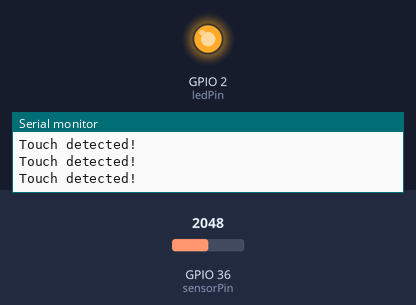
A program run on a simulated ESP32. Shown: output pins drawn as LEDs (lit = HIGH), the last lines printed to the serial monitor. Inputs (shaded band) come from the test bench; at power-on: GPIO 36 (sensorPin) = 2048.

Above: at 1.2 s.
1.3 s: GPIO 36 (sensorPin) set to 1946
At 2.6 s:
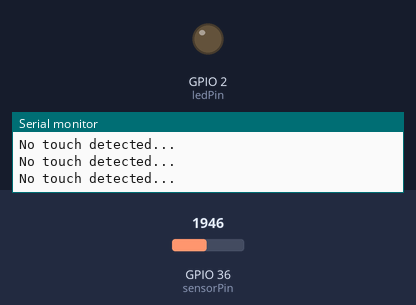
3.0 s: GPIO 36 (sensorPin) set to 2040
At 3.8 s:
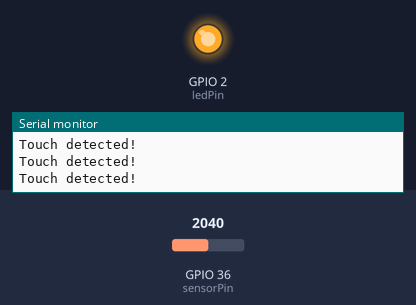
4.5 s: GPIO 36 (sensorPin) set to 1960
At 5.0 s:
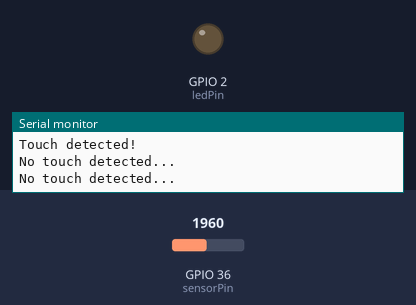
Timing chart, 0 to 7.5 s (numbered marks = the images above; inputs shaded):
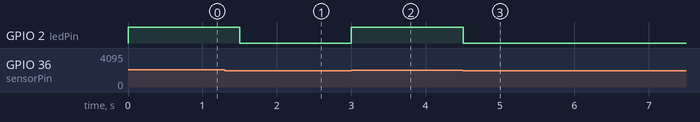

The program:

main.cpp
```cpp
/*
#include <Arduino.h>

// put function declarations here:

int myFunction(int, int);

void setup() {

// put your setup code here, to run once:

int result = myFunction(2, 3);

}

void loop() {

// put your main code here, to run repeatedly:

}

// put function definitions here:

int myFunction(int x, int y) {

return x + y;

}
*/
```

potentiometer.cpp
```cpp
/*
#include <Arduino.h>

//Put your potentiometer pin assignment here
const int ledPin = 12;
const int sensorPin = A0;

void setup() {
    pinMode(ledPin, OUTPUT);

    Serial.begin(115200);

}

void loop() {
    Serial.println(analogRead(sensorPin));

    analogWrite(ledPin, analogRead(sensorPin) / 12);
    delay(50);

}
*/
```

touch.cpp
```cpp
#include <Arduino.h>

const int sensorPin = A0;
const int ledPin = LED_BUILTIN;

// arr142: Sets the threshold used to decide whether the touch sensor is being touched.
const int touchThreshold = 2000;

void setup() {
    Serial.begin(115200);

    pinMode(sensorPin, INPUT);

    pinMode(ledPin, OUTPUT);
    // arr142: Configures the onboard LED pin as an output.
}

void loop() {

    int sensorValue = analogRead(sensorPin);

    if (sensorValue > touchThreshold) {

        Serial.println("Touch detected!");

        digitalWrite(ledPin, HIGH);
        // arr142: Turns the onboard LED on when touch is detected.

    } else {

        Serial.println("No touch detected...");

        digitalWrite(ledPin, LOW);
        // arr142: Turns the onboard LED off when no touch is detected.
    }

    delay(250);
}
```

voltage.cpp
```cpp
/*
#include <Arduino.h>

const int sensorPin = A0;

void setup() {
    Serial.begin(115200);
}

void loop() {

    int sensorValue = analogRead(sensorPin);
    // arr142: Reads the analog value from the potentiometer and stores it in sensorValue.

    float sensorVoltage = (sensorValue * 3.3) / 4095.0;
    // arr142: Converts the 12-bit analog reading from 0-4095 into a voltage from 0-3.3 V.

    Serial.print("Voltage: ");
    Serial.println(sensorVoltage);
    // arr142: Prints the calculated potentiometer voltage to the serial monitor.

    delay(50);
    // arr142: Waits 50 milliseconds before taking and displaying the next reading.
}
*/
```

Measured:
- the behaviour switches between 2001 and 2000 on GPIO 36 (sensorPin) (found by bisection; images 0 and 1)
- after the input at 1.3 s, GPIO 2 (ledPin): HIGH → LOW after 0.20 s
- after the input at 3.0 s, GPIO 2 (ledPin): LOW → HIGH at once
- after the input at 4.5 s, GPIO 2 (ledPin): HIGH → LOW at once
